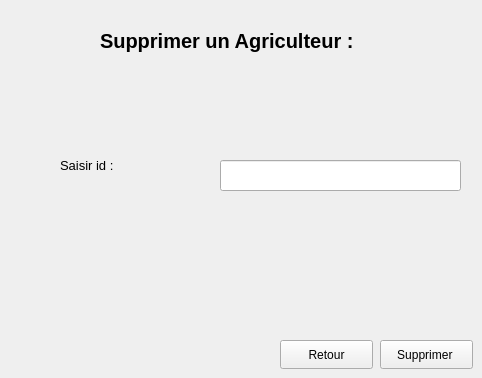
      <widget class="QWidget" name="page_19">
       <widget class="QLabel" name="label_10">
        <property name="geometry">
         <rect>
          <x>100</x>
          <y>10</y>
          <width>321</width>
          <height>61</height>
         </rect>
        </property>
        <property name="font">
         <font>
          <pointsize>15</pointsize>
          <bold>true</bold>
         </font>
        </property>
        <property name="text">
         <string>Supprimer un Agriculteur : </string>
        </property>
       </widget>
       <widget class="QLabel" name="label_11">
        <property name="geometry">
         <rect>
          <x>60</x>
          <y>140</y>
          <width>151</width>
          <height>51</height>
         </rect>
        </property>
        <property name="font">
         <font>
          <pointsize>10</pointsize>
         </font>
        </property>
        <property name="text">
         <string>Saisir id : </string>
        </property>
       </widget>
       <widget class="QPushButton" name="btnsupprimer">
        <property name="geometry">
         <rect>
          <x>380</x>
          <y>340</y>
          <width>93</width>
          <height>29</height>
         </rect>
        </property>
        <property name="text">
         <string>Supprimer </string>
        </property>
       </widget>
       <widget class="QLineEdit" name="idAgri">
        <property name="geometry">
         <rect>
          <x>220</x>
          <y>160</y>
          <width>241</width>
          <height>31</height>
         </rect>
        </property>
       </widget>
       <widget class="QPushButton" name="btnRetour_2">
        <property name="geometry">
         <rect>
          <x>280</x>
          <y>340</y>
          <width>93</width>
          <height>29</height>
         </rect>
        </property>
        <property name="text">
         <string>Retour</string>
        </property>
       </widget>
      </widget>
